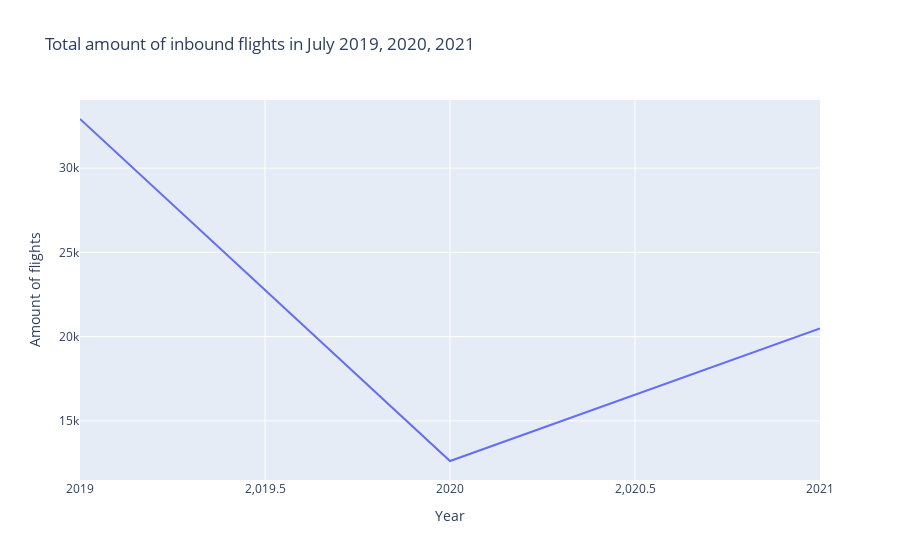
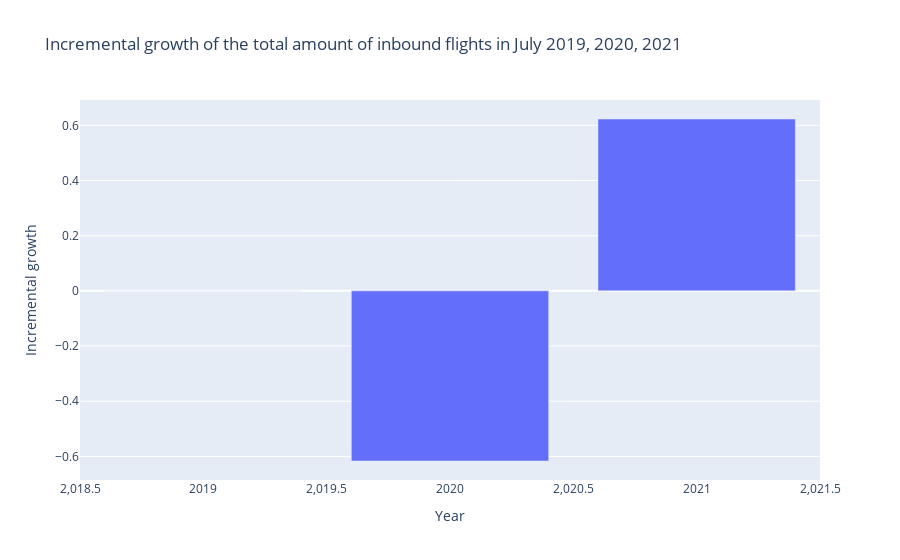

Notebook code cell kept with these figures, in order:
### Markdown cell above
'''In this section the amount of inbound flights are combined together so that the total amount of inbound flights of the five airports per year is shown.
In the first graph the total amount of inbound flights per year from all the airports is shown in a line chart.
The last chart shows the incremental growth of the total amount of inbound flights per year.'''

### Code cell
# Combing all the shortend and filterd databases from the july 2019, 2020, 2021 and 2022 csv files into one dataframe
df1 = pd.read_csv('flightlist_short_20190701_20190731.csv', header=0, sep=',', quotechar='"')
df2 = pd.read_csv('flightlist_short_20200701_20200731.csv', header=0, sep=',', quotechar='"')
df3 = pd.read_csv('flightlist_short_20210701_20210731.csv', header=0, sep=',', quotechar='"')
df4 = pd.read_csv('flightlist_short_20220701_20220731.csv', header=0, sep=',', quotechar='"')
df = pd.concat([df1, df2, df3])
df.head(10)

# Call the first collumn airport
df = df.rename(columns={'Unnamed: 0': 'airport'})
df.head(10)

# Filter the database so only the airports of interest are included
df = df[(df['airport'] == 'LIME') | (df['airport'] == 'LIPZ') | (df['airport'] == 'LIPE') | (df['airport'] == 'LIRF') | (df['airport'] == 'LIMC')]

# Calculate the total inbound flights per year of all the airports and create a new database of that information
df1 = df.groupby(['year'])['destination'].sum()
df1 = df1.reset_index()
df1 = df1.rename(columns={'destination': 'total'})
df1.head(10)

# plot data in an interactive histogram chart

fig = px.line(df1, x='year', y='total', title='Total amount of inbound flights in July 2019, 2020, 2021')
fig.update_xaxes(title_text='Year')
fig.update_yaxes(title_text='Amount of flights')
fig.show()

# Calculate the incremental growth of the total amount of inbound flights per year

df1['growth'] = df1['total'].pct_change()
df1['growth'] = df1['growth'].fillna(0)
df1['growth'] = df1['growth'].round(4)
df1.head(10)

# Plotting of the incremental growth of the total amount of inbound flights per year

fig = px.bar(df1, x='year', y='growth', title='Incremental growth of the total amount of inbound flights in July 2019, 2020, 2021')
fig.update_xaxes(title_text='Year')
fig.update_yaxes(title_text='Incremental growth')
fig.show()

### Figure 1 — Plotly figure (JSON) as saved in the notebook; plotly's stock layout.template omitted (floating-point values rounded to 4 significant figures)
{"data": [{"hovertemplate": "year=%{x}<br>total=%{y}<extra></extra>", "legendgroup": "", "line": {"color": "#636efa", "dash": "solid"}, "marker": {"symbol": "circle"}, "mode": "lines", "name": "", "orientation": "v", "showlegend": false, "type": "scatter", "x": [2019, 2020, 2021], "xaxis": "x", "y": [32917, 12618, 20479], "yaxis": "y"}], "layout": {"legend": {"tracegroupgap": 0}, "title": {"text": "Total amount of inbound flights in July 2019, 2020, 2021"}, "xaxis": {"anchor": "y", "domain": [0, 1], "title": {"text": "Year"}}, "yaxis": {"anchor": "x", "domain": [0, 1], "title": {"text": "Amount of flights"}}}}

### Figure 2 — Plotly figure (JSON) as saved in the notebook; plotly's stock layout.template omitted (floating-point values rounded to 4 significant figures)
{"data": [{"alignmentgroup": "True", "hovertemplate": "year=%{x}<br>growth=%{y}<extra></extra>", "legendgroup": "", "marker": {"color": "#636efa", "pattern": {"shape": ""}}, "name": "", "offsetgroup": "", "orientation": "v", "showlegend": false, "textposition": "auto", "type": "bar", "x": [2019, 2020, 2021], "xaxis": "x", "y": [0, -0.6167, 0.623], "yaxis": "y"}], "layout": {"barmode": "relative", "legend": {"tracegroupgap": 0}, "title": {"text": "Incremental growth of the total amount of inbound flights in July 2019, 2020, 2021"}, "xaxis": {"anchor": "y", "domain": [0, 1], "title": {"text": "Year"}}, "yaxis": {"anchor": "x", "domain": [0, 1], "title": {"text": "Incremental growth"}}}}
